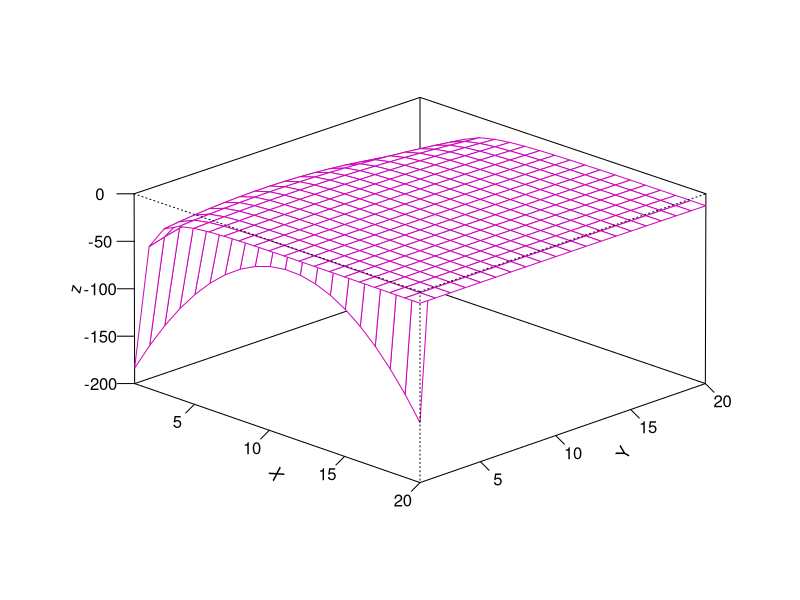

Here is the R script that generated this plot:
rm(list = ls())
NormLogLike = function(x, mu, sigma){
  y = sum(dnorm(x, mu, sigma, log = TRUE))
  return(y)
}

vectorNum1 = c(1, 2, 20)
a = c()
mu = 0
sigma = mu
for (i in min(vectorNum1):max(vectorNum1)){
  for (j in 1:max(vectorNum1)){
    b = a
    a = c(a, NormLogLike(vectorNum1, i, j))
    if (max(a) > max(b)){
      mu = i
      sigma = j
    }
  }
}
mu
sigma

x = seq(min(vectorNum1):max(vectorNum1))
y = seq(1:max(vectorNum1))
z = matrix(as.matrix(a, nrow = max(vectorNum1)-min(vectorNum1), ncol = max(vectorNum1)), max(vectorNum1)-min(vectorNum1)+1, max(vectorNum1))
persp(x, y, z, theta = 45, phi = 20,
      xlim = range(x), ylim = range(y), #zlim = range(min(a):max(a), na.rm = TRUE),
      zlim = range(0:-200, na.rm = TRUE), 
      expand = 0.5,
      r=180,
      #ltheta = 120,
      #shade = 0.75, 
      ticktype = "detailed",
      xlab = "X", ylab = "Y", zlab = "z" ,
      border = 30
)